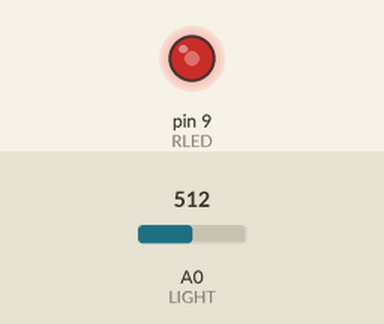
A sketch run on a simulated Arduino Uno, built with avr-gcc and run on an emulated ATmega328P. Parts: output pins drawn as LEDs (lit = HIGH). The inputs (shaded band) are chosen by the test bench; at power-on: A0 (LIGHT) = 512. What the sketch prints to the serial monitor is not drawn.

Above: at 1.2 s.
1.3 s: A0 (LIGHT) set to 306
At 1.8 s:
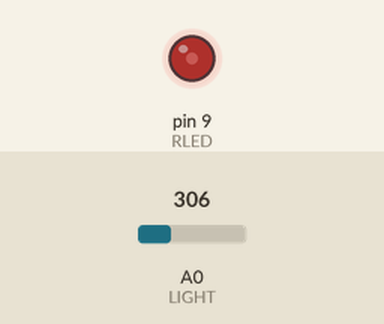
2.8 s: A0 (LIGHT) set to 122
At 3.1 s:
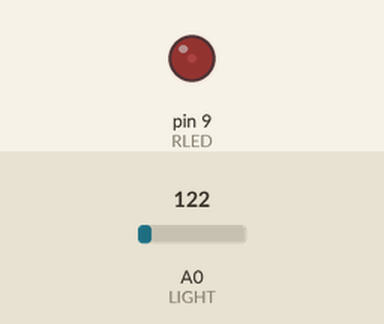
4.3 s: A0 (LIGHT) set to 5
At 5.3 s:
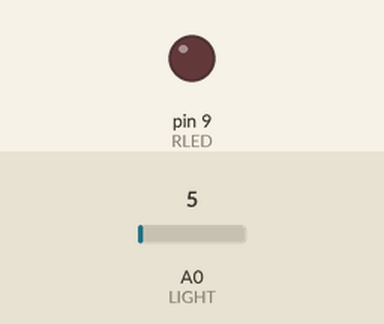
5.8 s: A0 (LIGHT) set to 900
At 6.5 s:
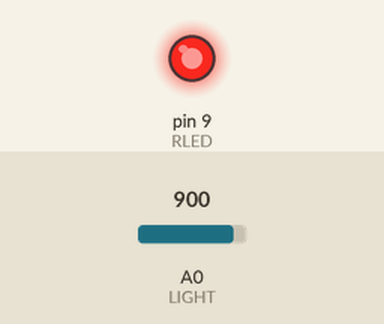
7.3 s: A0 (LIGHT) set to 511
At 7.7 s:
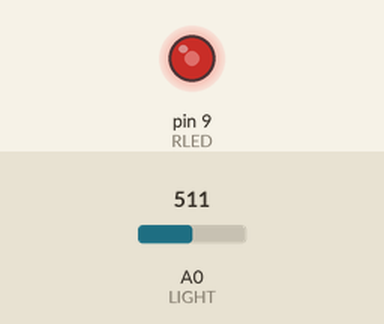
8.8 s: A0 (LIGHT) set to 0
At 9.9 s:
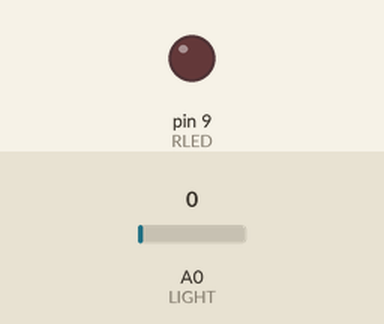
Timing chart, 0 to 11.3 s (numbered marks = the images above; inputs shaded):
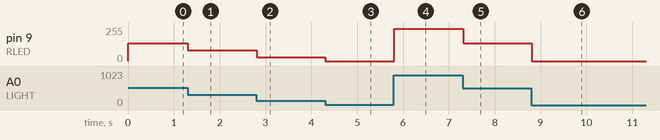

The sketch:

light.ino
```cpp
const int RLED = 9;
const int LIGHT = 0;
const int MIN_LIGHT = 15;
const int MAX_LIGHT = 950;
int val = 0;

void setup() {
  Serial.begin(9600);
  pinMode(RLED, OUTPUT);
  pinMode(LIGHT, INPUT);
}

void loop() {
  val = analogRead(LIGHT);
  Serial.println(val);
  val = map(val, MIN_LIGHT, MAX_LIGHT, 0, 255);
  val = constrain(val, 0, 255);
  analogWrite(RLED, val);
}
```

Measured:
- after the input at 1.3 s, pin 9 (RLED): 135/255 → 79/255 at once
- after the input at 2.8 s, pin 9 (RLED): 79/255 → 29/255 at once
- after the input at 4.3 s, pin 9 (RLED): 29/255 → 0/255 at once
- after the input at 5.8 s, pin 9 (RLED): 0/255 → 241/255 at once
- after the input at 7.3 s, pin 9 (RLED): 241/255 → 135/255 at once
- after the input at 8.8 s, pin 9 (RLED): 135/255 → 0/255 at once
